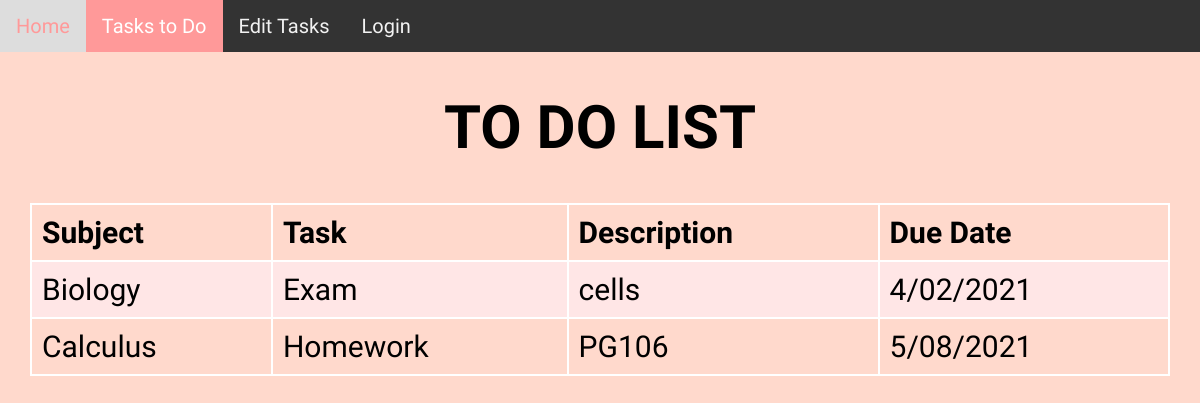
Before: /Task_List with the older database file.
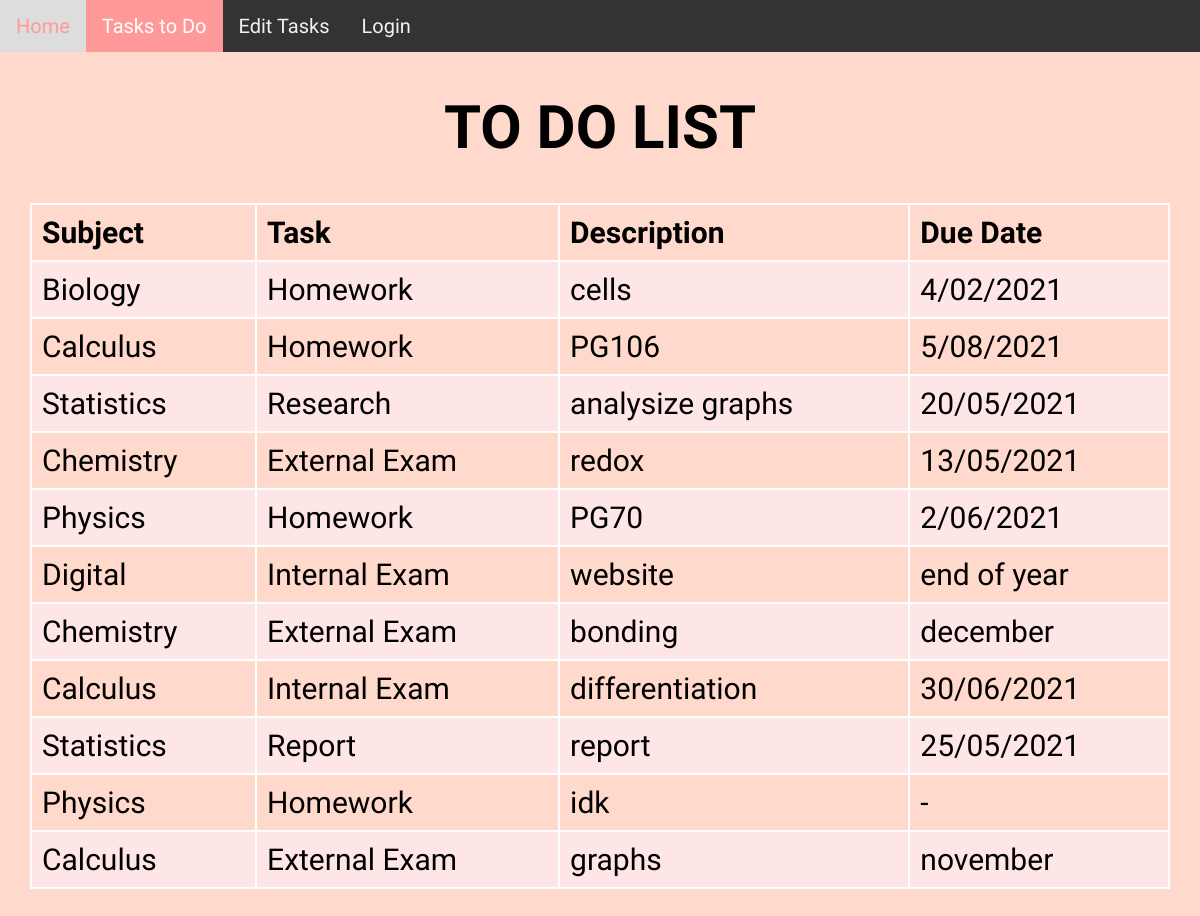
After: the same page with the newer database file.
### tables this page shows
CREATE TABLE To_Do_List (id INTEGER PRIMARY KEY, class_id REFERENCES Class (id), task_id REFERENCES Task_List (id), description TEXT, due_date DATE);

CREATE TABLE Class (id INTEGER PRIMARY KEY, class TEXT);

CREATE TABLE Task_List (id INTEGER PRIMARY KEY, task TEXT);

### tasks.py (the view)
@app.route("/Task_List")
def contents():
    cursor = get_db().cursor()
    sql = """
    SELECT Class.class, Task_List.task, To_Do_List.description, To_Do_List.due_date FROM To_Do_List
    JOIN Task_List ON To_Do_List.task_id = Task_List.id
    JOIN Class ON To_Do_List.class_id = Class.id"""
    cursor.execute(sql)
    results = cursor.fetchall()
    return render_template("task_list.html", results=results)

### tasks.py (called while the page is built)
def get_db():
    db = getattr(g, "_database", None)
    if db is None:
        db = g.database = sqlite3.connect(DATABASE)
    return db

@app.teardown_appcontext
def close_connection(exception):
    db = getattr(g, "_database", None)
    if db is not None:
        db.close()

### templates/task_list.html
{% extends "layout.html" %}
{% block body %}
<h1>TO DO LIST</h1>
<table class="center">
    <tr>
        <th>Subject</th>
        <th>Task</th>
        <th>Description</th>
        <th>Due Date</th>
    </tr>
    {% for i in results %}
    <tr>
        <td>{{ i[0] }}</td>
        <td>{{ i[1] }}</td>
        <td>{{ i[2] }}</td>
        <td>{{ i[3] }}</td>
    </tr>
    {% endfor %}
</table>
{% endblock %}

### templates/layout.html (shortened to what this page needs)
{% macro nav_link(url, text, class="") %}
<a class="{% if request.url_rule|string==url %}active {% endif %}{{ class }}" href='{{ url }}'>
    {{ text }}
</a>
{% endmacro %}
<!DOCTYPE html>
<html lang="en">
<head>
    <link rel="stylesheet" href="{{url_for('static',filename='style.css')}}">
</head>
<body>
    <div class="topnav">
        {{ nav_link(url_for("home"), "Home") }}
        {{ nav_link(url_for("contents"), "Tasks to Do") }}
        {{ nav_link(url_for("edit"), "Edit Tasks") }}
        {{ nav_link(url_for("login"), "Login") }}
    </div>
    {% block body %}{% endblock %}
</body>
</html>

### static/style.css (style rules this page uses)
.topnav { overflow: hidden; background-color: #333; }
.topnav a { float: left; color: #f2f2f2; text-align: center; padding: 14px 16px; text-decoration: none; font-size: 20px; }
.topnav a.active { background-color: #ff9999; color: white; }
table { font-family: 'Nanum Pen Script'; border-collapse: collapse; width: 95%; margin-bottom: 30px; }
.center { margin-left: auto; margin-right: auto; }
td, th { border: 2px solid #ffffff; text-align: left; padding: 10px; }
tr:nth-child(even) { background-color: #ffe6e6; }
body { background-color: #ffd9cc; }
body { margin: 0; font-family: 'Nanum Pen Script'; font-size: 30px; }
h1 { font-family: 'Fascinate Inline';font-size: 22px; font-size: 60px; text-align: center; }

Changed rows visible on the page:
changed To_Do_List "cells": task "Exam" → "Homework"
added To_Do_List: class "Statistics", task "Research", description "analysize graphs", due_date "20/05/2021"
added To_Do_List: class "Chemistry", task "External Exam", description "redox", due_date "13/05/2021"
added To_Do_List: class "Physics", task "Homework", description "PG70", due_date "2/06/2021"
added To_Do_List: class "Digital", task "Internal Exam", description "website", due_date "end of year"
added To_Do_List: class "Chemistry", task "External Exam", description "bonding", due_date "december"
added To_Do_List: class "Calculus", task "Internal Exam", description "differentiation", due_date "30/06/2021"
added To_Do_List: class "Statistics", task "Report", description "report", due_date "25/05/2021"
added To_Do_List: class "Physics", task "Homework", description "idk", due_date "-"
added To_Do_List: class "Calculus", task "External Exam", description "graphs", due_date "november"
